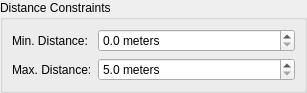
<?xml version="1.0" encoding="UTF-8"?>
<ui version="4.0">
 <class>MinSensingDistEditor</class>
 <widget class="QWidget" name="MinSensingDistEditor">
  <property name="geometry">
   <rect>
    <x>0</x>
    <y>0</y>
    <width>307</width>
    <height>79</height>
   </rect>
  </property>
  <property name="windowTitle">
   <string>Form</string>
  </property>
  <layout class="QVBoxLayout" name="verticalLayout">
   <property name="margin">
    <number>0</number>
   </property>
   <item>
    <widget class="QGroupBox" name="groupBox">
     <property name="title">
      <string>Distance Constraints</string>
     </property>
     <layout class="QFormLayout" name="formLayout">
      <item row="0" column="0">
       <widget class="QLabel" name="label">
        <property name="text">
         <string>Min. Distance:</string>
        </property>
       </widget>
      </item>
      <item row="1" column="0">
       <widget class="QLabel" name="label_2">
        <property name="text">
         <string>Max. Distance:</string>
        </property>
       </widget>
      </item>
      <item row="0" column="1">
       <widget class="QDoubleSpinBox" name="minDistSpinbox">
        <property name="suffix">
         <string> meters</string>
        </property>
        <property name="decimals">
         <number>1</number>
        </property>
        <property name="maximum">
         <double>9995.000000000000000</double>
        </property>
       </widget>
      </item>
      <item row="1" column="1">
       <widget class="QDoubleSpinBox" name="maxDistSpinbox">
        <property name="suffix">
         <string> meters</string>
        </property>
        <property name="decimals">
         <number>1</number>
        </property>
        <property name="minimum">
         <double>5.000000000000000</double>
        </property>
        <property name="maximum">
         <double>1000.000000000000000</double>
        </property>
       </widget>
      </item>
     </layout>
    </widget>
   </item>
  </layout>
 </widget>
 <resources/>
 <connections/>
</ui>
